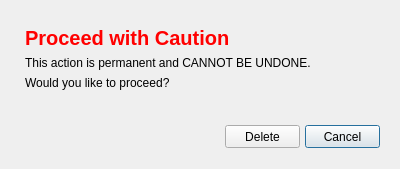
<?xml version="1.0" encoding="UTF-8"?>
<ui version="4.0">
 <class>caution_dialog</class>
 <widget class="QDialog" name="caution_dialog">
  <property name="geometry">
   <rect>
    <x>0</x>
    <y>0</y>
    <width>400</width>
    <height>169</height>
   </rect>
  </property>
  <property name="windowTitle">
   <string>Caution</string>
  </property>
  <property name="styleSheet">
   <string notr="true">#caution_lbl {
	color: red;
	font-size: 20px;
}</string>
  </property>
  <widget class="QPushButton" name="cancel_btn">
   <property name="geometry">
    <rect>
     <x>305</x>
     <y>125</y>
     <width>75</width>
     <height>23</height>
    </rect>
   </property>
   <property name="sizePolicy">
    <sizepolicy hsizetype="Minimum" vsizetype="Fixed">
     <horstretch>0</horstretch>
     <verstretch>0</verstretch>
    </sizepolicy>
   </property>
   <property name="minimumSize">
    <size>
     <width>0</width>
     <height>0</height>
    </size>
   </property>
   <property name="text">
    <string>Cancel</string>
   </property>
  </widget>
  <widget class="QPushButton" name="delete_btn">
   <property name="geometry">
    <rect>
     <x>225</x>
     <y>125</y>
     <width>75</width>
     <height>23</height>
    </rect>
   </property>
   <property name="text">
    <string>Delete</string>
   </property>
  </widget>
  <widget class="QLabel" name="permanent_lbl">
   <property name="geometry">
    <rect>
     <x>25</x>
     <y>55</y>
     <width>356</width>
     <height>16</height>
    </rect>
   </property>
   <property name="text">
    <string>This action is permanent and CANNOT BE UNDONE.</string>
   </property>
  </widget>
  <widget class="QLabel" name="proceed_lbl">
   <property name="geometry">
    <rect>
     <x>25</x>
     <y>75</y>
     <width>356</width>
     <height>16</height>
    </rect>
   </property>
   <property name="text">
    <string>Would you like to proceed?</string>
   </property>
  </widget>
  <widget class="QLabel" name="caution_lbl">
   <property name="geometry">
    <rect>
     <x>25</x>
     <y>25</y>
     <width>356</width>
     <height>26</height>
    </rect>
   </property>
   <property name="font">
    <font>
     <pointsize>-1</pointsize>
     <weight>75</weight>
     <bold>true</bold>
    </font>
   </property>
   <property name="text">
    <string>Proceed with Caution</string>
   </property>
  </widget>
 </widget>
 <resources/>
 <connections/>
</ui>
